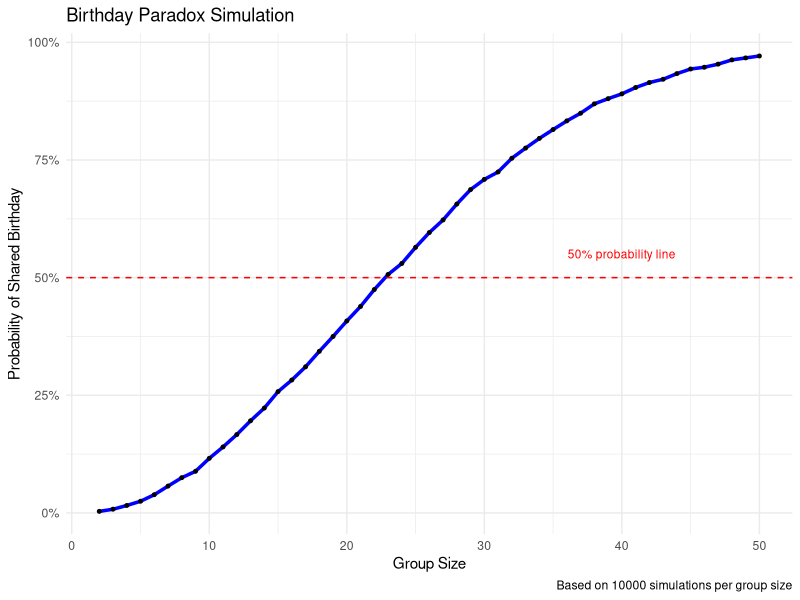

The R source for this figure:
## ---- chunk 1
knitr::opts_chunk$set(echo = TRUE)
## ---- chunk 2
check_shared_birthday <- function(n) {
  birthdays <- sample(1:365, size = n, replace = TRUE)
  has_duplicate <- length(birthdays) != length(unique(birthdays))
  return(has_duplicate)
}
set.seed(123)

group_sizes <- 2:50
n_simulations <- 10000

results <- matrix(NA, nrow = n_simulations, ncol = length(group_sizes))

for (i in 1:length(group_sizes)) {
  n <- group_sizes[i]
  for (j in 1:n_simulations) {
    results[j, i] <- check_shared_birthday(n)
  }
}

probabilities <- colMeans(results)

sim_data <- data.frame(
  group_size = group_sizes,
  probability = probabilities
)

library(ggplot2)
ggplot(sim_data, aes(x = group_size, y = probability)) +
  geom_line(color = "blue", size = 1.2) +
  geom_point(color = "black", size = 1) +
  labs(
    title = "Birthday Paradox Simulation",
    x = "Group Size",
    y = "Probability of Shared Birthday",
    caption = paste("Based on", n_simulations, "simulations per group size")
  ) +
  theme_minimal() +
  scale_y_continuous(labels = scales::percent) +
  geom_hline(yintercept = 0.5, linetype = "dashed", color = "red") +
  annotate("text", x = 40, y = 0.55, label = "50% probability line", 
           color = "red", size = 3)
